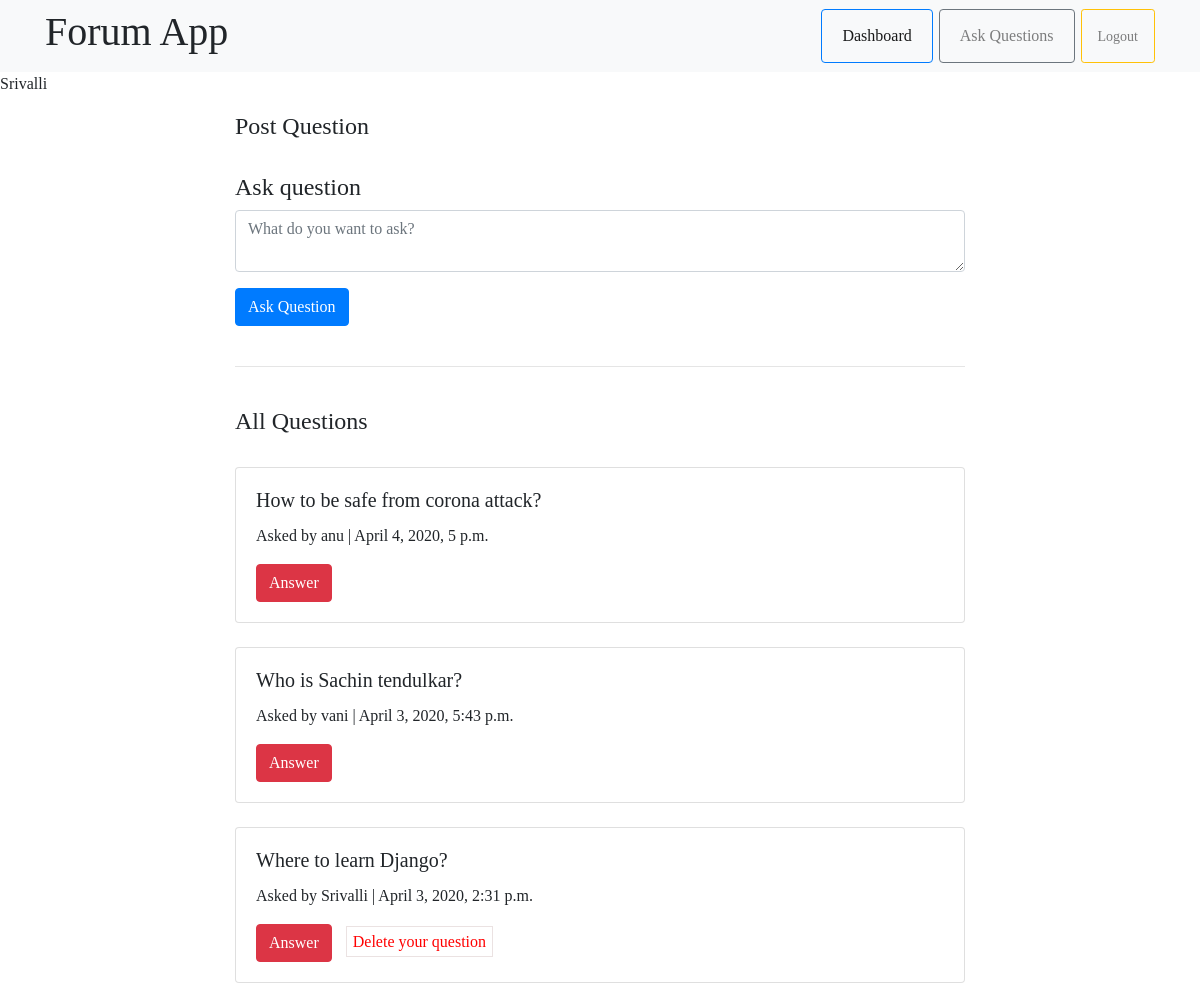
Screenshot of /questions/ (signed in) with the database file from the repository.
### quora/models.py (models this page shows, shortened)
class Question(models.Model):
    author= models.ForeignKey(User, on_delete=models.CASCADE)
    question= models.CharField(max_length=300,null=True, blank=True)
    timestamp= models.DateTimeField(auto_now=True,blank=True)

### quora/views.py (the view, shortened to what this page needs)
# urls.py: path('questions/',questions),
def questions(request):
    all_questions = Question.objects.all().order_by('-timestamp')
    return render(request, "question.html", {"all_questions":all_questions, "user":request.user})

### quora/templates/question.html (shortened to what this page needs)
{% extends 'base1.html' %}
{% block body %}
<p>{{user.username}}</p>
	<div class="container">
		<div class="row">
			<div class="col-md-2"></div>
			<div class="col-md-8">
				<div class="sub-head">
					<h4>Post Question</h4>
				</div><br>
				<form action="/questions/" method="POST">
					<div class="form-group">
						<h4>Ask question</h4>
						<textarea class="form-control" name="question" placeholder="What do you want to ask?"></textarea>
					</div>
					<button type="submit" class="btn btn-primary">Ask Question</button>
				</form>
				<br>
				<hr>
				<br>
				<div class="sub-head">
					<h4>All Questions</h4>
				</div><br>
				{% for q in all_questions %}
					<div class="card">
						<div class="card-body">
							<h5 class="card-title">{{ q.question }}</h5>
							<p class="card-text">Asked by {{ q.author }} | {{ q.timestamp }}</p>
							<a href="/discussion/{{q.id}}/" class="btn btn-danger">Answer</a>
							{% if q.author == user %}
							<a style="border: 1px solid rgb(235, 226, 226); text-decoration: none;padding: 6px; color: red; margin-left: 10px;" href="/delete_question/{{q.id}}/">Delete your question</a>
							{% endif %}
						</div>
					</div><br>
				{% endfor %}
			</div>
			<div class="col-md-2"></div>
		</div>
	</div>
{% endblock %}

### quora/templates/base1.html (style rules this page uses)
body { font-family:Georgia; }

### rows the page displays
Question: question "How to be safe from corona attack?", author "anu", timestamp "April 4, 2020, 5 p.m."
Question: question "Who is Sachin tendulkar?", author "vani", timestamp "April 3, 2020, 5:43 p.m."
Question: question "Where to learn Django?", author "Srivalli", timestamp "April 3, 2020, 2:31 p.m."

### other values shown
{{ user.username }} "Srivalli"
